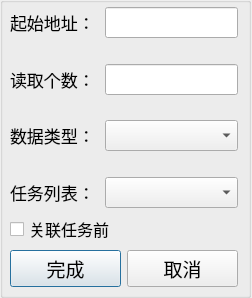
<?xml version="1.0" encoding="UTF-8"?>
<ui version="4.0">
 <class>RDDRegDialog</class>
 <widget class="QDialog" name="RDDRegDialog">
  <property name="geometry">
   <rect>
    <x>0</x>
    <y>0</y>
    <width>252</width>
    <height>298</height>
   </rect>
  </property>
  <property name="font">
   <font>
    <family>微软雅黑</family>
    <pointsize>12</pointsize>
   </font>
  </property>
  <property name="windowTitle">
   <string>Dialog</string>
  </property>
  <widget class="QGroupBox" name="groupBox">
   <property name="geometry">
    <rect>
     <x>0</x>
     <y>-3</y>
     <width>251</width>
     <height>301</height>
    </rect>
   </property>
   <property name="title">
    <string/>
   </property>
   <widget class="QWidget" name="layoutWidget">
    <property name="geometry">
     <rect>
      <x>10</x>
      <y>10</y>
      <width>228</width>
      <height>280</height>
     </rect>
    </property>
    <layout class="QVBoxLayout" name="verticalLayout">
     <item>
      <layout class="QHBoxLayout" name="horizontalLayout">
       <item>
        <widget class="QLabel" name="txt_StartAddr">
         <property name="font">
          <font>
           <pointsize>13</pointsize>
          </font>
         </property>
         <property name="text">
          <string>起始地址：</string>
         </property>
        </widget>
       </item>
       <item>
        <widget class="QLineEdit" name="lineEdit_StartAddr">
         <property name="maximumSize">
          <size>
           <width>133</width>
           <height>16777215</height>
          </size>
         </property>
        </widget>
       </item>
      </layout>
     </item>
     <item>
      <spacer name="verticalSpacer">
       <property name="orientation">
        <enum>Qt::Vertical</enum>
       </property>
       <property name="sizeHint" stdset="0">
        <size>
         <width>20</width>
         <height>18</height>
        </size>
       </property>
      </spacer>
     </item>
     <item>
      <layout class="QHBoxLayout" name="horizontalLayout_2">
       <item>
        <widget class="QLabel" name="txt_ReadNum">
         <property name="font">
          <font>
           <pointsize>13</pointsize>
          </font>
         </property>
         <property name="text">
          <string>读取个数：</string>
         </property>
        </widget>
       </item>
       <item>
        <widget class="QLineEdit" name="lineEdit_ReadNum">
         <property name="maximumSize">
          <size>
           <width>133</width>
           <height>16777215</height>
          </size>
         </property>
        </widget>
       </item>
      </layout>
     </item>
     <item>
      <spacer name="verticalSpacer_2">
       <property name="orientation">
        <enum>Qt::Vertical</enum>
       </property>
       <property name="sizeHint" stdset="0">
        <size>
         <width>20</width>
         <height>18</height>
        </size>
       </property>
      </spacer>
     </item>
     <item>
      <layout class="QHBoxLayout" name="horizontalLayout_3">
       <item>
        <widget class="QLabel" name="txt_DataType">
         <property name="font">
          <font>
           <pointsize>13</pointsize>
          </font>
         </property>
         <property name="text">
          <string>数据类型：</string>
         </property>
        </widget>
       </item>
       <item>
        <widget class="QComboBox" name="comboBox_DataType">
         <property name="minimumSize">
          <size>
           <width>133</width>
           <height>0</height>
          </size>
         </property>
         <property name="styleSheet">
          <string notr="true">font: 12pt &quot;微软雅黑&quot;;</string>
         </property>
        </widget>
       </item>
      </layout>
     </item>
     <item>
      <spacer name="verticalSpacer_3">
       <property name="orientation">
        <enum>Qt::Vertical</enum>
       </property>
       <property name="sizeHint" stdset="0">
        <size>
         <width>20</width>
         <height>18</height>
        </size>
       </property>
      </spacer>
     </item>
     <item>
      <layout class="QHBoxLayout" name="horizontalLayout_4">
       <item>
        <widget class="QLabel" name="txt_TaskList">
         <property name="font">
          <font>
           <pointsize>13</pointsize>
          </font>
         </property>
         <property name="text">
          <string>任务列表：</string>
         </property>
        </widget>
       </item>
       <item>
        <widget class="QComboBox" name="comboBox_TaskList">
         <property name="minimumSize">
          <size>
           <width>133</width>
           <height>0</height>
          </size>
         </property>
         <property name="styleSheet">
          <string notr="true">font: 12pt &quot;微软雅黑&quot;;</string>
         </property>
        </widget>
       </item>
      </layout>
     </item>
     <item>
      <widget class="QCheckBox" name="checkBox_Pre">
       <property name="text">
        <string>关联任务前</string>
       </property>
      </widget>
     </item>
     <item>
      <layout class="QHBoxLayout" name="horizontalLayout_5">
       <item>
        <widget class="QPushButton" name="btn_Finish">
         <property name="font">
          <font>
           <pointsize>14</pointsize>
          </font>
         </property>
         <property name="text">
          <string>完成</string>
         </property>
        </widget>
       </item>
       <item>
        <widget class="QPushButton" name="btn_Cancel">
         <property name="font">
          <font>
           <pointsize>14</pointsize>
          </font>
         </property>
         <property name="text">
          <string>取消</string>
         </property>
        </widget>
       </item>
      </layout>
     </item>
    </layout>
   </widget>
  </widget>
 </widget>
 <resources/>
 <connections/>
</ui>
